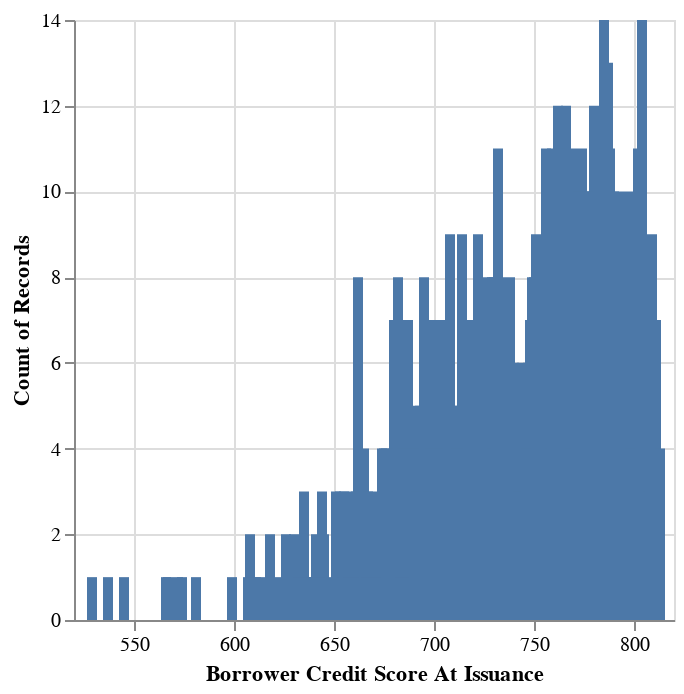

Write notebook code for a chart like this one.
### Markdown cell above
## Hypothesis 1: Viewing distribution shapes of major credit attributes

### Code cell
alt.Chart(c_df_orig.sample(1000)).mark_bar().\
    encode(x = 'Borrower Credit Score At Issuance', y = 'count()')

### Figure 1 — Vega-Lite specification as saved in the notebook (floating-point values rounded to 4 significant figures; data arrays with more than 128 entries replaced by an {"elided": "..."} marker saying what was removed)
{"config": {"view": {"continuousWidth": 300, "continuousHeight": 300}}, "data": {"name": "data-9f24d7f1689368bd176f16e531d969e4"}, "mark": {"type": "bar"}, "encoding": {"x": {"field": "Borrower Credit Score At Issuance", "type": "quantitative"}, "y": {"aggregate": "count", "type": "quantitative"}}, "$schema": "https://vega.github.io/schema/vega-lite/v5.8.0.json", "datasets": {"data-9f24d7f1689368bd176f16e531d969e4": {"elided": "1000 records"}}}
